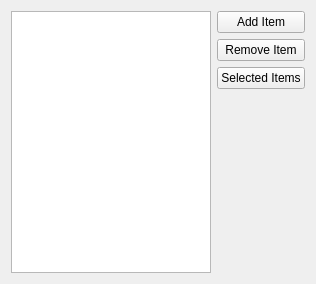
<?xml version="1.0" encoding="UTF-8"?>
<ui version="4.0">
 <class>Widget</class>
 <widget class="QWidget" name="Widget">
  <property name="geometry">
   <rect>
    <x>0</x>
    <y>0</y>
    <width>316</width>
    <height>284</height>
   </rect>
  </property>
  <property name="windowTitle">
   <string>Widget</string>
  </property>
  <layout class="QHBoxLayout" name="horizontalLayout">
   <item>
    <widget class="QListWidget" name="listWidget"/>
   </item>
   <item>
    <layout class="QVBoxLayout" name="verticalLayout">
     <item>
      <widget class="QPushButton" name="addItemButton">
       <property name="text">
        <string>Add Item</string>
       </property>
      </widget>
     </item>
     <item>
      <widget class="QPushButton" name="removeItemButton">
       <property name="text">
        <string>Remove Item</string>
       </property>
      </widget>
     </item>
     <item>
      <widget class="QPushButton" name="selectedItemsButton">
       <property name="text">
        <string>Selected Items</string>
       </property>
      </widget>
     </item>
     <item>
      <spacer name="verticalSpacer">
       <property name="orientation">
        <enum>Qt::Orientation::Vertical</enum>
       </property>
       <property name="sizeHint" stdset="0">
        <size>
         <width>20</width>
         <height>158</height>
        </size>
       </property>
      </spacer>
     </item>
    </layout>
   </item>
  </layout>
 </widget>
 <resources/>
 <connections/>
</ui>
